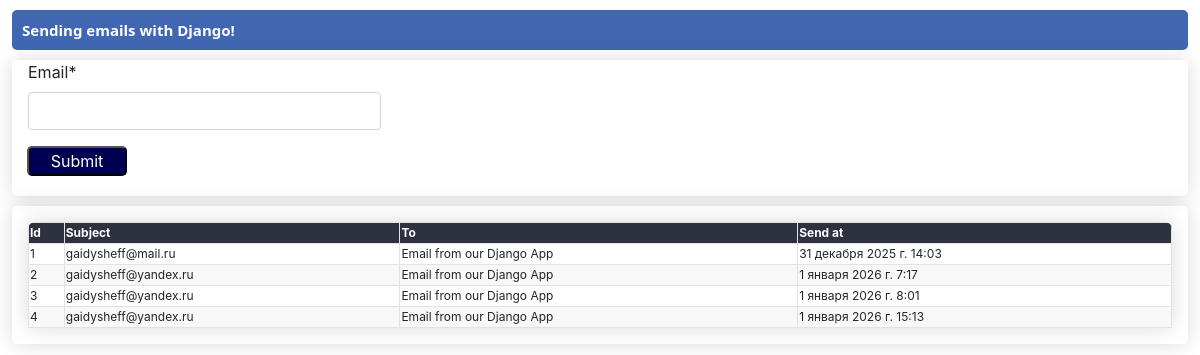
Page /api/mailing/ on the committed database.
### mailing/models.py (models this page shows, shortened)
class Emails(models.Model):
    subject = models.CharField(max_length=500, verbose_name="Тема")
    message = models.TextField(max_length=500, verbose_name="Сообщение")
    email = models.EmailField(verbose_name="Адрес")
    created_at = models.DateTimeField(
        auto_now_add=True, blank=True, null=True, verbose_name="Создано"
    )
    edited_at = models.DateTimeField(auto_now=True, verbose_name="Редактировано")
    class Meta:
        verbose_name = "Сообщение"
        verbose_name_plural = "Сообщения"
        ordering = [
            "created_at",
        ]

### mailing/views.py (the view, shortened to what this page needs)
# urls.py: path("", BasicEmailView.as_view(), name='my_form_view')
class BasicEmailView(FormView, ListView):
    template_name = "mailing/home.html"
    context_object_name = "mydata"
    model = Emails
    form_class = EmailForm
    success_url = "/"

### mailing/forms.py
class EmailForm(ModelForm):
    email = forms.EmailField(label="Email", required=True)
    class Meta:
      model = Emails
      exclude = ['created_at','edited_at','message','subject']

### mailing/templates/mailing/home.html (shortened to what this page needs)
{% extends 'mailing/base.html' %}
{% load crispy_forms_tags %}
{% block content %}
<div class="pageholder">
    <div class="titleholder">
        <div class="title"> Sending emails with Django! </div>
    </div>
    <form method="post" action="{% url 'my_form_view' %}">
        <div class="linkholder">
            <div class="form1 ml-3"> {{form.email|as_crispy_field}}  </div>
            <button class="ourbutton"type="submit"> Submit</button>
        </div>
    </form>
    <div class="linkholder">
        <table id="ourtable3" class="myTable m-3">
            <thead>
                <tr>
                    <th>Id</th>
                    <th>Subject</th>
                    <th>To</th>
                    <th>Send at</th>
                </tr>
            </thead>
            <tbody>
                {% for a in mydata %}
								<tr>
                    <td> {{a.id}} </td>
                    <td> {{a.email}} </td>
                    <td> {{a.subject}} </td>
                    <td> {{a.created_at}} </td>
									</tr>
                {% endfor%}
            </tbody>
        </table>
    </div>
</div>
</body>
{% endblock %}

### mailing/templates/mailing/base.html (shortened to what this page needs)
<!DOCTYPE html>
<html lang="en">
  <head>
    {% load static %}
    <link
      rel="stylesheet"
      type="text/css"
      href="{% static 'mailing/main.css'%}"
    />
    <link
      rel="stylesheet"
      type="text/css"
      href="https://cdn.datatables.net/1.11.5/css/jquery.dataTables.css"
    />
    <link
      rel="stylesheet"
      href="https://stackpath.bootstrapcdn.com/bootstrap/4.1.3/css/bootstrap.min.css"
    />
  </head>
  <body>
    {% block content %} {% endblock content %}
  </body>
</html>

### mailing/static/mailing/main.css (style rules this page uses)
.myTable { font-size: 12px; min-width: 400px; overflow: hidden; border-radius: 7px 7px 0 0; box-shadow: 0 0 20px rgba(0, 0, 0, 0.15); }
.myTable th { background-color: #2d323e; color: white; font-weight: bold; }
.myTable td, .myTable th { border: 0.01em solid #e3e2e2; }
.myTable tr:nth-child(even) { background-color: #f9f8f8; }
.pageholder, form { display: flex; flex-direction: column; justify-content: center; align-items: center; width: 100%; }
.titleholder, .linkholder { display: flex; margin-top: 10px; width: 98%; border-radius: 5px; }
.ourbutton { margin-right: 10px; height: 30px; width: 100px; margin-left: 15px; margin-bottom: 20px; border-radius: 5px; background-color: rgb(0, 0, 80); color: white; }
.form1 { width: 30%; }
form { width: 100%; }
.titleholder { display: "flex"; justify-content: "space-between"; background-color: #4267b2; align-items: center; height: 40px; }
.linkholder { box-shadow: 0 0 20px rgba(0, 0, 0, 0.15); flex-direction: column; }
.title { color: white; margin-left: 10px; font-weight: bold; font-size: 15px; font-family: "Segoe UI", Tahoma, Geneva, Verdana, sans-serif; }

### rows in the picture
Emails: id "1", email "gaidysheff@mail.ru", subject "Email from our Django App", created_at "31 декабря 2025 г. 14:03"
Emails: id "2", email "gaidysheff@yandex.ru", subject "Email from our Django App", created_at "1 января 2026 г. 7:17"
Emails: id "3", email "gaidysheff@yandex.ru", subject "Email from our Django App", created_at "1 января 2026 г. 8:01"
Emails: id "4", email "gaidysheff@yandex.ru", subject "Email from our Django App", created_at "1 января 2026 г. 15:13"
